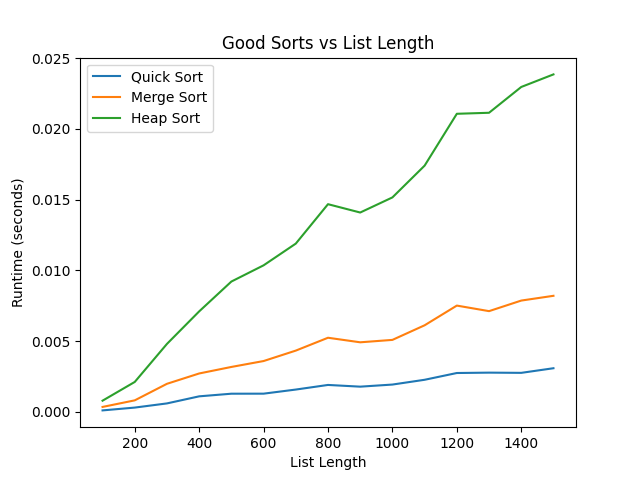

The script that drew this image:
import good_sorts
import bad_sorts
import matplotlib.pyplot as plt
import timeit

def test_allSorts(test_runs, average_runs, increaseList_factor):
    list_max = 100
    list_len = 100
    Quick_times = []
    Merge_times = []
    Heap_times = []
    list_lens = []

    for i in range(test_runs):
        L = bad_sorts.create_random_list(list_len, list_max)
        list_lens.append(len(L))
        Quick_time_sum = 0
        Merge_time_sum = 0
        Heap_time_sum = 0

        for run in range(average_runs): #running multiple tests for accuracy
            start_1 = timeit.default_timer()
            good_sorts.quicksort(L.copy())
            end_1 = timeit.default_timer()
            Quick_time_sum += (end_1-start_1)

            start_2 = timeit.default_timer()
            good_sorts.mergesort(L.copy())
            end_2 = timeit.default_timer()
            Merge_time_sum += (end_2 - start_2)

            start_3 = timeit.default_timer()
            good_sorts.heapsort(L.copy())
            end_3 = timeit.default_timer()
            Heap_time_sum += (end_3 - start_3)

        Quick_times.append(Quick_time_sum/average_runs)
        Merge_times.append(Merge_time_sum / average_runs)
        Heap_times.append(Heap_time_sum/ average_runs)
        list_len += increaseList_factor
        list_max += increaseList_factor
        #print(times)

    #plotting the graph
    plt.plot(list_lens, Quick_times)
    plt.plot(list_lens, Merge_times)
    plt.plot(list_lens, Heap_times)
    plt.xlabel('List Length')
    plt.ylabel('Runtime (seconds)')
    plt.title('Good Sorts vs List Length')
    plt.legend(['Quick Sort', 'Merge Sort', 'Heap Sort'])
    plt.show()
    return None

def main():
    test_allSorts(15, 30, 100)

main()
